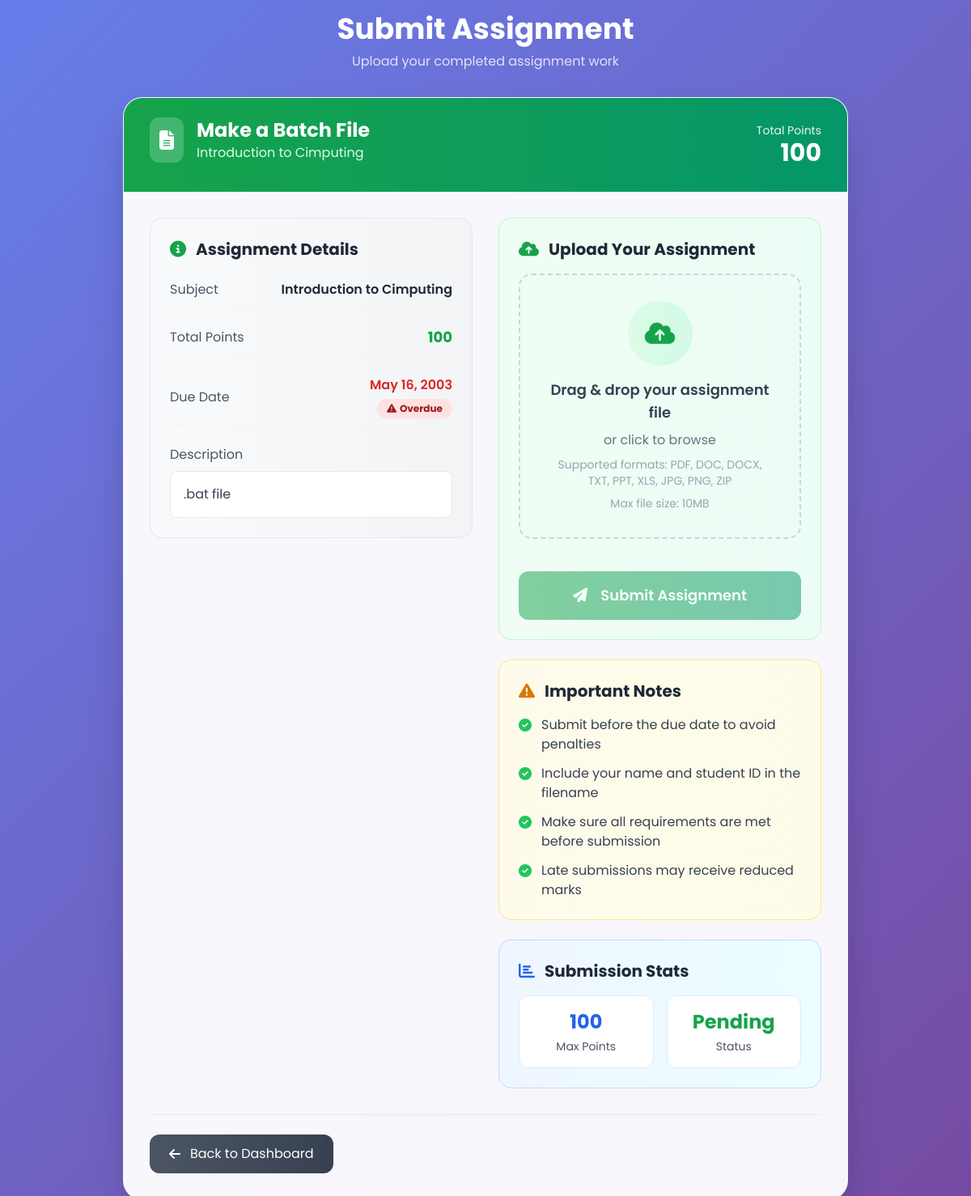
The page /Public/submit_assignment.php?id=2 (signed in) on the database its author committed.
### tables this page shows
CREATE TABLE `assignments` (
  `id` int(11) NOT NULL,
  `subject_id` int(11) NOT NULL,
  `name` varchar(255) NOT NULL,
  `description` text DEFAULT NULL,
  `due_date` date DEFAULT NULL,
  `total_points` int(11) DEFAULT 100,
  `created_at` timestamp NOT NULL DEFAULT current_timestamp(),
  `is_active` tinyint(4) DEFAULT 1,
  `updated_at` timestamp NOT NULL DEFAULT current_timestamp()
);

CREATE TABLE `subjects` (
  `id` int(11) NOT NULL,
  `name` varchar(100) NOT NULL,
  `code` varchar(100) NOT NULL,
  `description` varchar(200) NOT NULL,
  `teacher_id` int(11) NOT NULL,
  `created_at` timestamp NOT NULL DEFAULT current_timestamp(),
  `updated_at` datetime NOT NULL DEFAULT current_timestamp(),
  `is_active` tinyint(4) DEFAULT 1
);

### Public/submit_assignment.php (the view, shortened to what this page needs)
<?php
require_once __DIR__ . '/../includes/auth.php';
$student_id = $_SESSION['user']['id'];
$assignment_id = $_GET['id'] ?? null;
$stmt = $pdo->prepare("SELECT a.*, s.name as subject_name FROM assignments a JOIN subjects s ON a.subject_id = s.id WHERE a.id = ?");
$stmt->execute([$assignment_id]);
$assignment = $stmt->fetch();
$subject_id = $assignment['subject_id'];
$stmt = $pdo->prepare("SELECT * FROM submissions WHERE student_id = ? AND assignment_id = ? ORDER BY created_at DESC LIMIT 1");
$stmt->execute([$student_id, $assignment_id]);
$existing_submission = $stmt->fetch();
?>
<!DOCTYPE html>
<html lang="en">
<head>
    <script src="https://cdn.tailwindcss.com"></script>
    <link rel="stylesheet" href="https://cdnjs.cloudflare.com/ajax/libs/font-awesome/6.4.0/css/all.min.css">
</head>
<body class="min-h-screen flex items-center justify-center p-4">
    <div class="w-full max-w-4xl">
        <div class="mb-8 text-center">
            <h1 class="text-4xl font-bold text-white mb-2">Submit Assignment</h1>
            <p class="text-white/80">Upload your completed assignment work</p>
        </div>
        <div class="glass-card rounded-3xl shadow-2xl overflow-hidden slide-in">
            <div class="bg-gradient-to-r from-green-600 to-emerald-600 px-8 py-6 text-white">
                <div class="flex justify-between items-center">
                    <div>
                        <div class="flex items-center mb-3">
                            <div class="bg-white/20 p-3 rounded-xl mr-4">
                                <i class="fas fa-file-alt text-2xl"></i>
                            </div>
                            <div>
                                <h2 class="text-2xl font-bold"><?= htmlspecialchars($assignment['name']) ?></h2>
                                <p class="text-green-100"><?= htmlspecialchars($assignment['subject_name']) ?></p>
                            </div>
                        </div>
                    </div>
                    <div class="text-right">
                        <div class="text-sm opacity-90">Total Points</div>
                        <div class="text-3xl font-bold"><?= $assignment['total_points'] ?? 'N/A' ?></div>
                    </div>
                </div>
            </div>
            <div class="p-8">
                <div class="grid grid-cols-1 lg:grid-cols-2 gap-8">
                    <div class="space-y-6">
                        <div class="bg-gradient-to-r from-gray-50 to-gray-100 p-6 rounded-2xl border border-gray-200">
                            <h3 class="text-xl font-bold text-gray-800 mb-4 flex items-center">
                                <i class="fas fa-info-circle text-green-600 mr-3"></i>
                                Assignment Details
                            </h3>
                            <div class="space-y-4">
                                <div class="flex justify-between items-center py-2 border-b border-gray-100">
                                    <span class="text-gray-600">Subject</span>
                                    <span class="font-semibold text-gray-800"><?= htmlspecialchars($assignment['subject_name']) ?></span>
                                </div>
                                <div class="flex justify-between items-center py-2 border-b border-gray-100">
                                    <span class="text-gray-600">Total Points</span>
                                    <span class="font-bold text-lg text-green-600"><?= $assignment['total_points'] ?? 'N/A' ?></span>
                                </div>
                                <?php if($assignment['due_date']):
                                    $due_date = strtotime($assignment['due_date']);
                                    $is_overdue = $due_date < time();
                                ?>
                                <div class="flex justify-between items-center py-2 border-b border-gray-100">
                                    <span class="text-gray-600">Due Date</span>
                                    <div class="text-right">
                                        <span class="font-semibold <?= $is_overdue ? 'text-red-600' : 'text-green-600' ?>">
                                            <?= date('M d, Y', $due_date) ?>
                                        </span>
                                        <div class="mt-1">
                                            <?php if($is_overdue): ?>
                                                <span class="inline-flex items-center px-3 py-1 rounded-full text-xs font-bold bg-red-100 text-red-800 due-date-badge">
                                                    <i class="fas fa-exclamation-triangle mr-1"></i>
                                                    Overdue
                                                </span>
                                            <?php endif; ?>
                                        </div>
                                    </div>
                                </div>
                                <?php endif; ?>
                                <?php if($assignment['description']): ?>
                                <div class="pt-2">
                                    <div class="text-gray-600 mb-2">Description</div>
                                    <div class="bg-white p-4 rounded-lg border border-gray-200 text-gray-700">
                                        <?= nl2br(htmlspecialchars($assignment['description'])) ?>
                                    </div>
                                </div>
                                <?php endif; ?>
                            </div>
                        </div>
                    </div>
                    <div class="space-y-6">
                        <div class="bg-gradient-to-r from-green-50 to-emerald-50 p-6 rounded-2xl border border-green-200">
                            <h3 class="text-xl font-bold text-gray-800 mb-4 flex items-center">
                                <i class="fas fa-cloud-upload-alt text-green-600 mr-3"></i>
                                Upload Your Assignment
                            </h3>
                            <form method="POST" enctype="multipart/form-data" id="uploadForm" class="space-y-6">
                                <div id="fileUploadArea" class="file-upload-area p-8 text-center cursor-pointer transition-all duration-300">
                                    <div id="uploadIcon" class="mx-auto mb-4">
                                        <div class="w-20 h-20 bg-gradient-to-r from-green-100 to-emerald-100 rounded-full flex items-center justify-center mx-auto pulse-animation">
                                            <i class="fas fa-cloud-upload-alt text-green-600 text-3xl"></i>
                                        </div>
                                    </div>
                                    <div id="uploadText" class="space-y-2">
                                        <p class="text-lg font-semibold text-gray-700">Drag & drop your assignment file</p>
                                        <p class="text-gray-500">or click to browse</p>
                                        <p class="text-sm text-gray-400 mt-4">Supported formats: PDF, DOC, DOCX, TXT, PPT, XLS, JPG, PNG, ZIP</p>
                                        <p class="text-sm text-gray-400">Max file size: 10MB</p>
                                    </div>
                                </div>
                                <div class="pt-4">
                                    <button type="submit" id="submitBtn" class="btn-glow w-full bg-gradient-to-r from-green-600 to-emerald-600 text-white px-6 py-4 rounded-xl font-semibold text-lg hover:from-green-700 hover:to-emerald-700 transition disabled:opacity-50 disabled:cursor-not-allowed">
                                        <i class="fas fa-paper-plane mr-3"></i>
                                        <?= $existing_submission ? 'Resubmit Assignment' : 'Submit Assignment' ?>
                                    </button>
                                </div>
                            </form>
                        </div>
                        <div class="bg-gradient-to-r from-amber-50 to-yellow-50 p-6 rounded-2xl border border-amber-200">
                            <h3 class="text-xl font-bold text-gray-800 mb-4 flex items-center">
                                <i class="fas fa-exclamation-triangle text-amber-600 mr-3"></i>
                                Important Notes
                            </h3>
                            <ul class="space-y-3">
                                <li class="flex items-start">
                                    <i class="fas fa-check-circle text-green-500 mt-1 mr-3"></i>
                                    <span class="text-gray-700">Submit before the due date to avoid penalties</span>
                                </li>
                                <li class="flex items-start">
                                    <i class="fas fa-check-circle text-green-500 mt-1 mr-3"></i>
                                    <span class="text-gray-700">Include your name and student ID in the filename</span>
                                </li>
                                <li class="flex items-start">
                                    <i class="fas fa-check-circle text-green-500 mt-1 mr-3"></i>
                                    <span class="text-gray-700">Make sure all requirements are met before submission</span>
                                </li>
                                <li class="flex items-start">
                                    <i class="fas fa-check-circle text-green-500 mt-1 mr-3"></i>
                                    <span class="text-gray-700">Late submissions may receive reduced marks</span>
                                </li>
                            </ul>
                        </div>
                        <div class="bg-gradient-to-r from-blue-50 to-cyan-50 p-6 rounded-2xl border border-blue-200">
                            <h3 class="text-xl font-bold text-gray-800 mb-4 flex items-center">
                                <i class="fas fa-chart-bar text-blue-600 mr-3"></i>
                                Submission Stats
                            </h3>
                            <div class="grid grid-cols-2 gap-4">
                                <div class="text-center p-4 bg-white rounded-xl border border-blue-100">
                                    <div class="text-2xl font-bold text-blue-600"><?= $assignment['total_points'] ?? '0' ?></div>
                                    <div class="text-sm text-gray-600 mt-1">Max Points</div>
                                </div>
                                <div class="text-center p-4 bg-white rounded-xl border border-blue-100">
                                    <div class="text-2xl font-bold text-green-600"><?= $existing_submission ? 'Submitted' : 'Pending' ?></div>
                                    <div class="text-sm text-gray-600 mt-1">Status</div>
                                </div>
                            </div>
                        </div>
                    </div>
                </div>
                <div class="mt-8 pt-6 border-t border-gray-200 flex flex-col sm:flex-row justify-between items-center space-y-4 sm:space-y-0">
                    <a href="student_dashboard.php?subject_id=<?= $subject_id ?>" class="inline-flex items-center px-6 py-3 bg-gradient-to-r from-gray-600 to-gray-700 text-white rounded-xl hover:from-gray-700 hover:to-gray-800 transition">
                        <i class="fas fa-arrow-left mr-3"></i>
                        Back to Dashboard
                    </a>
                </div>
            </div>
        </div>
    </div>
</body>
</html>

### Public/submit_assignment.php (style rules this page uses)
* { font-family: 'Poppins', sans-serif; }
body { background: linear-gradient(135deg, #667eea 0%, #764ba2 100%); min-height: 100vh; }
.glass-card { background: rgba(255, 255, 255, 0.95); backdrop-filter: blur(10px); border: 1px solid rgba(255, 255, 255, 0.2); }
.btn-glow { position: relative; overflow: hidden; transition: all 0.4s ease; }
.file-upload-area { border: 2px dashed #cbd5e0; border-radius: 1rem; transition: all 0.3s ease; }
.slide-in { animation: slideIn 0.8s cubic-bezier(0.68, -0.55, 0.265, 1.55) forwards; }
.pulse-animation { animation: pulse 2s infinite; }
.due-date-badge { transition: all 0.3s ease; }

### rows shown on the page
assignments: name "Make a Batch File", subject.name "Introduction to Cimputing", total_points "100", due_date "May 16, 2003", description ".bat file"
